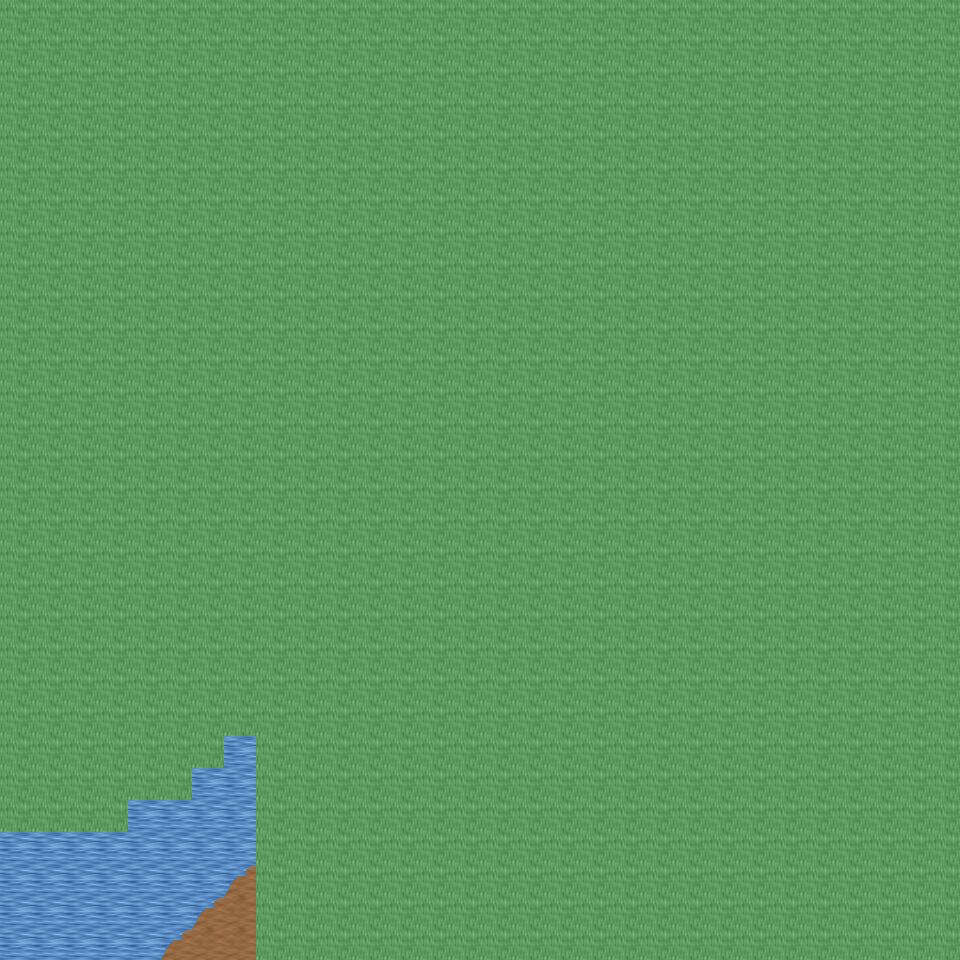

Below is a game level as drawn by its tile map, then a one-line description and the .tmx that defines it (tile-layer data replaced by summaries):
An orthogonal 30x30 tile map with 32x32 px tiles, 6 tile layers (Ground, Object, Object2, Above, ...), 18 tilesets and 2 objects (2x mapchange).

<map version="1.0" orientation="orthogonal" renderorder="right-down" width="30" height="30" tilewidth="32" tileheight="32" nextobjectid="3">
  <tileset firstgid="1" name="tileset_ground_ground" tilewidth="32" tileheight="32" tilecount="33" columns="3">
    <image source="../drawable/tileset_ground_ground.png" width="96" height="352" />
  </tileset>
  <tileset firstgid="34" name="tileset_ground_water_pool" tilewidth="32" tileheight="32" tilecount="72" columns="3">
    <image source="../drawable/tileset_ground_water_pool.png" width="96" height="768" />
  </tileset>
  <tileset firstgid="106" name="tileset_ground_water_pool_deep" tilewidth="32" tileheight="32" tilecount="72" columns="3">
    <image source="../drawable/tileset_ground_water_pool_deep.png" width="96" height="768" />
  </tileset>
  <tileset firstgid="178" name="tileset_ground_water_pool_corners" tilewidth="32" tileheight="32" tilecount="72" columns="3">
    <image source="../drawable/tileset_ground_water_pool_corners.png" width="96" height="768" />
  </tileset>
  <tileset firstgid="250" name="tileset_ground_grass_edges" tilewidth="32" tileheight="32" tilecount="36" columns="12">
    <image source="../drawable/tileset_ground_grass_edges.png" width="384" height="96" />
  </tileset>
  <tileset firstgid="286" name="tileset_ground_grass_corners" tilewidth="32" tileheight="32" tilecount="24" columns="6">
    <image source="../drawable/tileset_ground_grass_corners.png" width="192" height="128" />
  </tileset>
  <tileset firstgid="310" name="tileset_ground_ladder_vertical_dark" tilewidth="32" tileheight="32" tilecount="3" columns="3">
    <image source="../drawable/tileset_ground_ladder_vertical_dark.png" width="96" height="32" />
  </tileset>
  <tileset firstgid="313" name="tileset_plant_tree_palm_tree" tilewidth="32" tileheight="32" tilecount="6" columns="2">
    <image source="../drawable/tileset_plant_tree_palm_tree.png" width="64" height="96" />
  </tileset>
  <tileset firstgid="319" name="tileset_plant_tree_tree_realistic" tilewidth="32" tileheight="32" tilecount="16" columns="4">
    <image source="../drawable/tileset_plant_tree_tree_realistic.png" width="128" height="128" />
  </tileset>
  <tileset firstgid="335" name="tileset_logic_collision" tilewidth="32" tileheight="32" tilecount="1" columns="1">
    <image source="../drawable/tileset_logic_collision.png" width="32" height="32" />
  </tileset>
  <tileset firstgid="336" name="tileset_plant_bush_various_small" tilewidth="32" tileheight="32" tilecount="9" columns="3">
    <image source="../drawable/tileset_plant_bush_various_small.png" width="96" height="96" />
  </tileset>
  <tileset firstgid="345" name="tileset_ground_ridge_earth_pale" tilewidth="32" tileheight="32" tilecount="96" columns="12">
    <image source="../drawable/tileset_ground_ridge_earth_pale.png" width="384" height="256" />
  </tileset>
  <tileset firstgid="441" name="tileset_object_tent" tilewidth="32" tileheight="32" tilecount="9" columns="3">
    <image source="../drawable/tileset_object_tent.png" width="96" height="96" />
  </tileset>
  <tileset firstgid="450" name="tileset_furniture_light_iron_lamp" tilewidth="32" tileheight="32" tilecount="3" columns="1">
    <image source="../drawable/tileset_furniture_light_iron_lamp.png" width="32" height="96" />
  </tileset>
  <tileset firstgid="453" name="tileset_furniture_light_flames" tilewidth="32" tileheight="32" tilecount="6" columns="6">
    <image source="../drawable/tileset_furniture_light_flames.png" width="192" height="32" />
  </tileset>
  <tileset firstgid="459" name="tileset_ground_rock_rocks_2" tilewidth="32" tileheight="32" tilecount="4" columns="2">
    <image source="../drawable/tileset_ground_rock_rocks_2.png" width="64" height="64" />
  </tileset>
  <tileset firstgid="463" name="tileset_plant_pineapple_plant" tilewidth="32" tileheight="32" tilecount="6" columns="2">
    <image source="../drawable/tileset_plant_pineapple_plant.png" width="64" height="96" />
  </tileset>
  <tileset firstgid="469" name="tileset_ground_grass_2" tilewidth="32" tileheight="32" tilecount="21" columns="3">
    <image source="../drawable/tileset_ground_grass_2.png" width="96" height="224" />
  </tileset>
  <layer name="Ground" width="30" height="30">
    <data>[900 cells, 900 non-empty, 15 distinct tile ids]</data>
  </layer>
  <layer name="Object" width="30" height="30">
    <data>[900 cells, 217 non-empty, 28 distinct tile ids]</data>
  </layer>
  <layer name="Object2" width="30" height="30">
    <data>[900 cells, 62 non-empty, 4 distinct tile ids]</data>
  </layer>
  <layer name="Above" width="30" height="30">
    <data>[900 cells, 106 non-empty, 10 distinct tile ids]</data>
  </layer>
  <layer name="Above2" width="30" height="30">
    <data>[900 cells, 25 non-empty, 2 distinct tile ids]</data>
  </layer>
  <layer name="Walkable" width="30" height="30">
    <data>[900 cells, 861 non-empty, 1 distinct tile ids]</data>
  </layer>
  <objectgroup name="MapEvents">
    <object id="1" name="south" type="mapchange" x="0" y="928" width="256" height="32">
      <properties>
        <property name="map" value="0_ados_ocean_e_x4_y1" />
        <property name="place" value="north" />
      </properties>
    </object>
    <object id="2" name="west" type="mapchange" x="0" y="832" width="32" height="128">
      <properties>
        <property name="map" value="0_ados_mountain_n2_w2_x4_y0" />
        <property name="place" value="east" />
      </properties>
    </object>
  </objectgroup>
</map>
